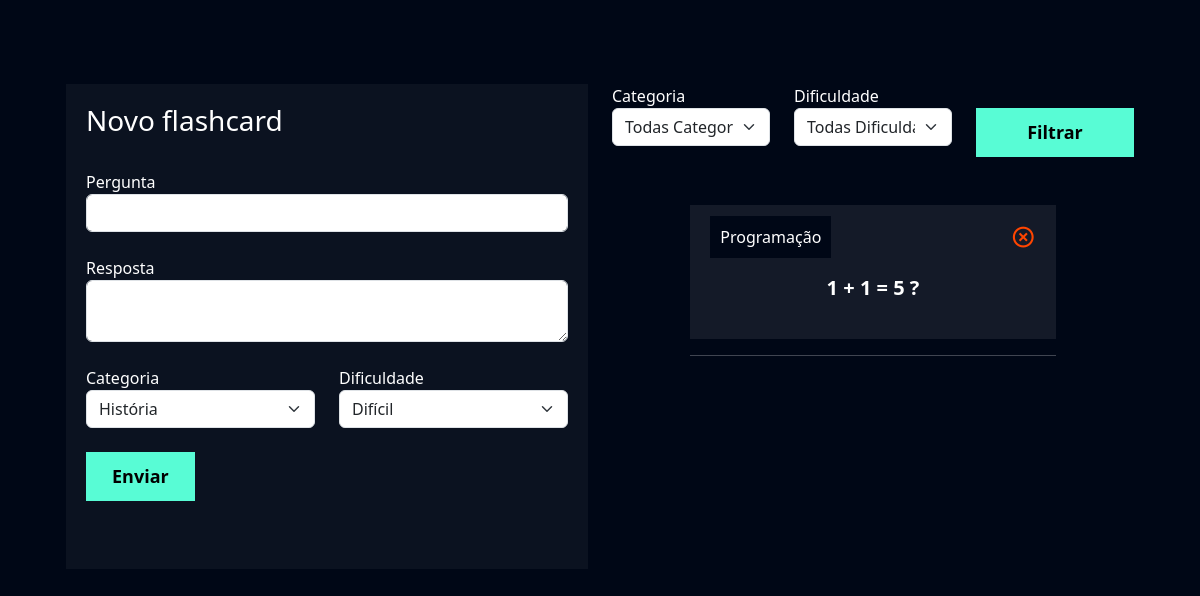
/flashcard/novo_flashcard/ (signed in), run on an earlier commit of the app's database.
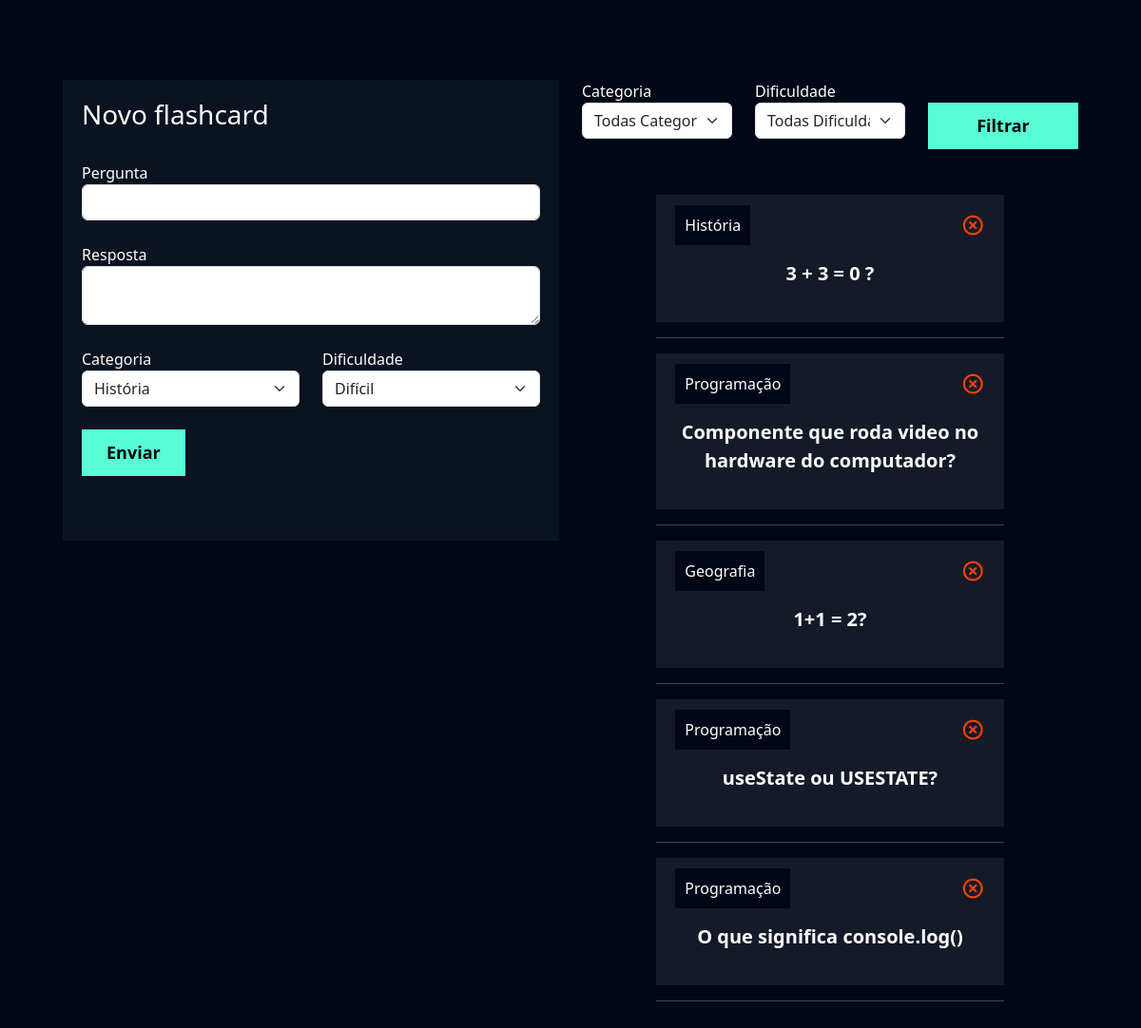
And on a later commit of the database.
### flashcard/models.py (models this page shows)
class Flashcard(models.Model):
 DIFICULDADE_CHOICES = (('D', 'Difícil'), ('M', 'Médio'), ('F', 'Fácil'))
 user = models.ForeignKey(User, on_delete=models.DO_NOTHING)
 pergunta = models.CharField(max_length=100)
 resposta = models.TextField()
 categoria = models.ForeignKey(Categoria, on_delete=models.DO_NOTHING)
 dificuldade = models.CharField(max_length=1, choices=DIFICULDADE_CHOICES)

class Categoria(models.Model):
  nome = models.CharField(max_length=20)
  def __str__(self):
    return self.nome

### flashcard/views.py (the view, shortened to what this page needs)
# urls.py: path('novo_flashcard/', views.novo_flashcard, name="novo_flashcard"),
def novo_flashcard(request):
  if not request.user.is_authenticated:
    return redirect('/usuarios/logar')
  if request.method == "GET":
    categorias = Categoria.objects.all()
    dificuldades = Flashcard.DIFICULDADE_CHOICES
    flashcards = Flashcard.objects.filter(user=request.user)
    categoria_filtrar = request.GET.get('categoria')
    dificuldade_filtrar = request.GET.get('dificuldade_filtrar')
    if categoria_filtrar:
      flashcards = flashcards.filter(categoria__id=categoria_filtrar)
    if dificuldade_filtrar:
      flashcards = flashcards.filter(dificuldade=dificuldade_filtrar)
    return render(request, 'novo_flashcard.html',{'categorias': categorias, 'dificuldades': dificuldades, 'flashcards': flashcards});

### flashcard/templates/novo_flashcard.html (shortened to what this page needs)
{% extends "base.html" %} {% load static %} {% block 'cabecalho' %}
<link href="{% static 'usuarios/css/cadastro.css' %}" rel="stylesheet" />
<link href="https://unpkg.com/boxicons@2.1.4/css/boxicons.min.css" rel="stylesheet"/>
<link href="{% static 'flashcard/css/novo_flashcard.css' %}" rel="stylesheet" />
{% endblock 'cabecalho' %} {% block 'conteudo' %}
<div class="container">
  <br />
  <br />
  <div class="row">
    <div class="col-md">
      <div class="box-form">
        <form action="{% url 'novo_flashcard' %}" method="POST">
          <h3>Novo flashcard</h3>
          <br />
          <label>Pergunta</label>
          <input
            type="text"
            class="form-control"
            placeholder=""
            name="pergunta"
          />
          <br />
          <label>Resposta</label>
          <textarea class="form-control" name="resposta" placeholder=""></textarea>
          <br />
          <div class="row">
            <div class="col-md">
              <label for="">Categoria</label>
              <select class="form-select" name="categoria">
                {% for categoria in categorias %}
              <option value="{{categoria.id}}">{{categoria}}</option>
              {% endfor %}
              </select>
            </div>
            <div class="col-md">
              <label for="">Dificuldade</label>
              <select class="form-select" name="dificuldade">
                {% for dificuldade in dificuldades %}
                  <option value="{{dificuldade.0}}">{{dificuldade.1}}</option>
                {% endfor %}
              </select>
            </div>
          </div>
          <br />
          <input type="submit" value="Enviar" class="btn-cadastro" />
          <br />
          <br />
          <br />
        </form>
      </div>
    </div>
    <div class="col-md">
      <form action="{% url 'novo_flashcard' %}" method="GET"> {% csrf_token %}
        <div class="row">
          <div class="col-md">
            <label for="">Categoria</label>
            <select name="categoria" id="" class="form-select">
              <option value="">Todas Categorias</option>
            </select>
          </div>
          <div class="col-md">
            <label for="">Dificuldade</label>
            <select name="dificuldade" id="" class="form-select">
              <option value="">Todas Dificuldades</option>
            </select>
          </div>
          <div class="col-md">
            <br />
            <input
              type="submit"
              style="width: 100%"
              value="Filtrar"
              class="btn-cadastro"
            />
          </div>
        </div>
      </form>
      <br />
      <br />
      {% for flash in flashcards %}
      <div class="box-new-flashcard" onclick="flip_card({{flash.id}})">
        <div class="flashcard">
          <div class="flashcard-categoria">{{flash.categoria}}</div>
          <a href="{% url 'deletar_flashcard' flash.id %}"><i class="icone-exit bx bx-x-circle"></i></a>
          <br />
          <br />
          <div class="flashcard-box-item">
            <p class="flashcard-item">{{flash.pergunta}}</p>
          </div>
        </div>
        <div class="resposta-flashcard" id="{{flash.id}}">{{flash.resposta}}</div><hr>
      </div>
      {% endfor %}
      <br />
      <br />
    </div>
  </div>
</div>
{% endblock 'conteudo' %}

### templates/base.html (shortened to what this page needs)
{% load static %}
<!doctype html>
<html lang="en">
  <head>
  <link href="https://cdn.jsdelivr.net/npm/bootstrap@5.3.2/dist/css/bootstrap.min.css" rel="stylesheet">
  <link href="{% static 'geral/css/base.css' %}" rel="stylesheet">
  {% block 'cabecalho' %} {% endblock %}
  </head>
  <body>
  {% block 'conteudo' %}{% endblock %}
  </body>
</html>

### templates/static/geral/css/base.css (style rules this page uses)
:root { --main-color: #0b1526; --dark-color: #000716; --secondary-dark-color: rgb(15, 2, 26); --light-color: #00c1f3; --contrast-color: #f4c96b; --differential-color: #58fcd5; }
body { background-color: var(--dark-color) !important; color: white !important; }

### templates/static/usuarios/css/cadastro.css (style rules this page uses)
* { margin: 0; padding: 0; }
.box-form { padding: 20px; background-color: rgba(217,217,217, .05); color: white !important; }
.btn-cadastro { padding: 10px; background-color: #58fcd5; border: none; border: 1px solid #58fcd5; font-size: 18px; font-weight: bold; padding-left: 25px; padding-right: 25px; }

### templates/static/flashcard/css/novo_flashcard.css (style rules this page uses)
.container { padding: 3%; }
.box-new-flashcard { width: 70%; margin: auto; }
.flashcard { background-color: rgba(255, 255, 255, .08); padding: 20px; }
.flashcard-box-item { text-align: center; }
.flashcard p { font-size: 20px; font-weight: bold; cursor: pointer; }
.flashcard-categoria { background-color: var(--dark-color); display: inline; padding: 10px; }
.icone-exit { float: right; font-size: 25px; color: orangered; }

What changed in the data, as far as the page shows it:
removed Flashcard: categoria "Programação", pergunta "1 + 1 = 5 ?"
added Flashcard: categoria "História", pergunta "3 + 3 = 0 ?"
added Flashcard: categoria "Programação", pergunta "Componente que roda video no hardware do computador?"
added Flashcard: categoria "Geografia", pergunta "1+1 = 2?"
added Flashcard: categoria "Programação", pergunta "useState ou USESTATE?"
added Flashcard: categoria "Programação", pergunta "O que significa console.log()"
